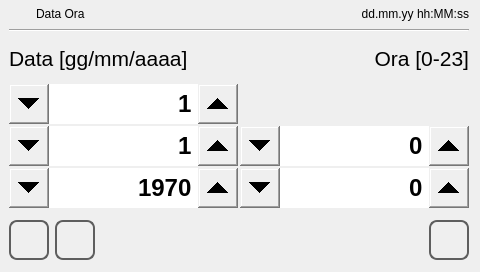
<?xml version="1.0" encoding="UTF-8"?>
<ui version="4.0">
 <class>time_set</class>
 <widget class="QWidget" name="time_set">
  <property name="geometry">
   <rect>
    <x>0</x>
    <y>0</y>
    <width>480</width>
    <height>272</height>
   </rect>
  </property>
  <property name="minimumSize">
   <size>
    <width>0</width>
    <height>0</height>
   </size>
  </property>
  <property name="maximumSize">
   <size>
    <width>16777215</width>
    <height>16777215</height>
   </size>
  </property>
  <property name="windowTitle">
   <string>time_set</string>
  </property>
  <property name="styleSheet">
   <string notr="true">QPushButton
{
	font: 20pt &quot;Ubuntu&quot;;
}

 QSpinBox {
	font: 1000 18pt &quot;Ubuntu&quot;;
 }

 QSpinBox::up-button {
     subcontrol-origin: border;
     subcontrol-position: right center;
     height: 40px;
     width: 40px;
 }

 QSpinBox::up-arrow {
	image: url(:/systemicons/img/Forward.png);
     width: 10px;
     height: 10px;
 }

 QSpinBox::down-button {
     subcontrol-origin: border;
     subcontrol-position: left center;
     height: 40px;
     width: 40px;
}

 QSpinBox::down-arrow {
 	image: url(:/systemicons/img/Back.png);
     width: 10px;
     height: 10px;
 }
</string>
  </property>
  <layout class="QVBoxLayout" name="verticalLayout">
   <property name="spacing">
    <number>2</number>
   </property>
   <property name="leftMargin">
    <number>9</number>
   </property>
   <property name="topMargin">
    <number>2</number>
   </property>
   <property name="bottomMargin">
    <number>2</number>
   </property>
   <item>
    <layout class="QHBoxLayout" name="horizontalLayout">
     <property name="sizeConstraint">
      <enum>QLayout::SetMinimumSize</enum>
     </property>
     <item>
      <widget class="QLabel" name="labelIcon">
       <property name="minimumSize">
        <size>
         <width>25</width>
         <height>25</height>
        </size>
       </property>
       <property name="maximumSize">
        <size>
         <width>25</width>
         <height>25</height>
        </size>
       </property>
       <property name="focusPolicy">
        <enum>Qt::NoFocus</enum>
       </property>
       <property name="styleSheet">
        <string notr="true">border-image: url(:/systemicons/img/Clock.png);</string>
       </property>
       <property name="text">
        <string/>
       </property>
      </widget>
     </item>
     <item>
      <widget class="QLabel" name="labelTitle">
       <property name="sizePolicy">
        <sizepolicy hsizetype="Preferred" vsizetype="Fixed">
         <horstretch>0</horstretch>
         <verstretch>0</verstretch>
        </sizepolicy>
       </property>
       <property name="focusPolicy">
        <enum>Qt::NoFocus</enum>
       </property>
       <property name="text">
        <string>Data Ora</string>
       </property>
      </widget>
     </item>
     <item>
      <widget class="QLabel" name="labelUserName">
       <property name="text">
        <string/>
       </property>
      </widget>
     </item>
     <item>
      <widget class="QLabel" name="labelDataOra">
       <property name="sizePolicy">
        <sizepolicy hsizetype="Preferred" vsizetype="Fixed">
         <horstretch>0</horstretch>
         <verstretch>0</verstretch>
        </sizepolicy>
       </property>
       <property name="focusPolicy">
        <enum>Qt::NoFocus</enum>
       </property>
       <property name="text">
        <string>dd.mm.yy hh:MM:ss</string>
       </property>
       <property name="alignment">
        <set>Qt::AlignRight|Qt::AlignTrailing|Qt::AlignVCenter</set>
       </property>
      </widget>
     </item>
    </layout>
   </item>
   <item>
    <widget class="Line" name="line">
     <property name="orientation">
      <enum>Qt::Horizontal</enum>
     </property>
    </widget>
   </item>
   <item>
    <layout class="QGridLayout" name="gridLayout">
     <property name="verticalSpacing">
      <number>2</number>
     </property>
     <item row="0" column="0">
      <widget class="QLabel" name="labelDataTitle">
       <property name="sizePolicy">
        <sizepolicy hsizetype="Preferred" vsizetype="Minimum">
         <horstretch>0</horstretch>
         <verstretch>0</verstretch>
        </sizepolicy>
       </property>
       <property name="minimumSize">
        <size>
         <width>0</width>
         <height>0</height>
        </size>
       </property>
       <property name="font">
        <font>
         <family>Ubuntu</family>
         <pointsize>16</pointsize>
         <weight>50</weight>
         <italic>false</italic>
         <bold>false</bold>
        </font>
       </property>
       <property name="focusPolicy">
        <enum>Qt::NoFocus</enum>
       </property>
       <property name="text">
        <string>Data [gg/mm/aaaa]</string>
       </property>
      </widget>
     </item>
     <item row="0" column="1">
      <widget class="QLabel" name="labelOraTile">
       <property name="sizePolicy">
        <sizepolicy hsizetype="Minimum" vsizetype="Minimum">
         <horstretch>0</horstretch>
         <verstretch>0</verstretch>
        </sizepolicy>
       </property>
       <property name="minimumSize">
        <size>
         <width>0</width>
         <height>0</height>
        </size>
       </property>
       <property name="font">
        <font>
         <family>Ubuntu</family>
         <pointsize>16</pointsize>
         <weight>50</weight>
         <italic>false</italic>
         <bold>false</bold>
        </font>
       </property>
       <property name="focusPolicy">
        <enum>Qt::NoFocus</enum>
       </property>
       <property name="text">
        <string>Ora [0-23]</string>
       </property>
       <property name="alignment">
        <set>Qt::AlignRight|Qt::AlignTrailing|Qt::AlignVCenter</set>
       </property>
      </widget>
     </item>
     <item row="1" column="0">
      <widget class="QSpinBox" name="spinBoxGiorno">
       <property name="sizePolicy">
        <sizepolicy hsizetype="Expanding" vsizetype="Fixed">
         <horstretch>0</horstretch>
         <verstretch>0</verstretch>
        </sizepolicy>
       </property>
       <property name="minimumSize">
        <size>
         <width>0</width>
         <height>40</height>
        </size>
       </property>
       <property name="maximumSize">
        <size>
         <width>16777215</width>
         <height>40</height>
        </size>
       </property>
       <property name="font">
        <font>
         <family>Ubuntu</family>
         <pointsize>18</pointsize>
         <weight>99</weight>
         <italic>false</italic>
         <bold>true</bold>
        </font>
       </property>
       <property name="focusPolicy">
        <enum>Qt::NoFocus</enum>
       </property>
       <property name="styleSheet">
        <string notr="true"/>
       </property>
       <property name="wrapping">
        <bool>true</bool>
       </property>
       <property name="alignment">
        <set>Qt::AlignRight|Qt::AlignTrailing|Qt::AlignVCenter</set>
       </property>
       <property name="minimum">
        <number>1</number>
       </property>
       <property name="maximum">
        <number>31</number>
       </property>
       <property name="value">
        <number>1</number>
       </property>
      </widget>
     </item>
     <item row="2" column="0">
      <widget class="QSpinBox" name="spinBoxMese">
       <property name="sizePolicy">
        <sizepolicy hsizetype="Expanding" vsizetype="Fixed">
         <horstretch>0</horstretch>
         <verstretch>0</verstretch>
        </sizepolicy>
       </property>
       <property name="minimumSize">
        <size>
         <width>0</width>
         <height>40</height>
        </size>
       </property>
       <property name="maximumSize">
        <size>
         <width>16777215</width>
         <height>40</height>
        </size>
       </property>
       <property name="font">
        <font>
         <family>Ubuntu</family>
         <pointsize>18</pointsize>
         <weight>99</weight>
         <italic>false</italic>
         <bold>true</bold>
        </font>
       </property>
       <property name="focusPolicy">
        <enum>Qt::NoFocus</enum>
       </property>
       <property name="wrapping">
        <bool>true</bool>
       </property>
       <property name="alignment">
        <set>Qt::AlignRight|Qt::AlignTrailing|Qt::AlignVCenter</set>
       </property>
       <property name="minimum">
        <number>1</number>
       </property>
       <property name="maximum">
        <number>12</number>
       </property>
       <property name="value">
        <number>1</number>
       </property>
      </widget>
     </item>
     <item row="3" column="0">
      <widget class="QSpinBox" name="spinBoxAnno">
       <property name="sizePolicy">
        <sizepolicy hsizetype="Expanding" vsizetype="Fixed">
         <horstretch>0</horstretch>
         <verstretch>0</verstretch>
        </sizepolicy>
       </property>
       <property name="minimumSize">
        <size>
         <width>0</width>
         <height>40</height>
        </size>
       </property>
       <property name="maximumSize">
        <size>
         <width>16777215</width>
         <height>40</height>
        </size>
       </property>
       <property name="font">
        <font>
         <family>Ubuntu</family>
         <pointsize>18</pointsize>
         <weight>99</weight>
         <italic>false</italic>
         <bold>true</bold>
        </font>
       </property>
       <property name="focusPolicy">
        <enum>Qt::NoFocus</enum>
       </property>
       <property name="styleSheet">
        <string notr="true"/>
       </property>
       <property name="wrapping">
        <bool>true</bool>
       </property>
       <property name="alignment">
        <set>Qt::AlignRight|Qt::AlignTrailing|Qt::AlignVCenter</set>
       </property>
       <property name="maximum">
        <number>3000</number>
       </property>
       <property name="value">
        <number>1970</number>
       </property>
      </widget>
     </item>
     <item row="3" column="1">
      <widget class="QSpinBox" name="spinBoxMinuti">
       <property name="sizePolicy">
        <sizepolicy hsizetype="Expanding" vsizetype="Fixed">
         <horstretch>0</horstretch>
         <verstretch>0</verstretch>
        </sizepolicy>
       </property>
       <property name="minimumSize">
        <size>
         <width>0</width>
         <height>40</height>
        </size>
       </property>
       <property name="maximumSize">
        <size>
         <width>16777215</width>
         <height>40</height>
        </size>
       </property>
       <property name="font">
        <font>
         <family>Ubuntu</family>
         <pointsize>18</pointsize>
         <weight>99</weight>
         <italic>false</italic>
         <bold>true</bold>
        </font>
       </property>
       <property name="focusPolicy">
        <enum>Qt::NoFocus</enum>
       </property>
       <property name="wrapping">
        <bool>true</bool>
       </property>
       <property name="alignment">
        <set>Qt::AlignRight|Qt::AlignTrailing|Qt::AlignVCenter</set>
       </property>
       <property name="maximum">
        <number>59</number>
       </property>
      </widget>
     </item>
     <item row="2" column="1">
      <widget class="QSpinBox" name="spinBoxOre">
       <property name="sizePolicy">
        <sizepolicy hsizetype="Expanding" vsizetype="Fixed">
         <horstretch>0</horstretch>
         <verstretch>0</verstretch>
        </sizepolicy>
       </property>
       <property name="minimumSize">
        <size>
         <width>0</width>
         <height>40</height>
        </size>
       </property>
       <property name="maximumSize">
        <size>
         <width>16777215</width>
         <height>40</height>
        </size>
       </property>
       <property name="font">
        <font>
         <family>Ubuntu</family>
         <pointsize>18</pointsize>
         <weight>99</weight>
         <italic>false</italic>
         <bold>true</bold>
        </font>
       </property>
       <property name="focusPolicy">
        <enum>Qt::NoFocus</enum>
       </property>
       <property name="wrapping">
        <bool>true</bool>
       </property>
       <property name="alignment">
        <set>Qt::AlignRight|Qt::AlignTrailing|Qt::AlignVCenter</set>
       </property>
       <property name="maximum">
        <number>23</number>
       </property>
      </widget>
     </item>
    </layout>
   </item>
   <item>
    <layout class="QHBoxLayout" name="horizontalLayout_3">
     <property name="spacing">
      <number>6</number>
     </property>
     <item>
      <widget class="QPushButton" name="pushButton">
       <property name="minimumSize">
        <size>
         <width>40</width>
         <height>40</height>
        </size>
       </property>
       <property name="maximumSize">
        <size>
         <width>40</width>
         <height>40</height>
        </size>
       </property>
       <property name="focusPolicy">
        <enum>Qt::NoFocus</enum>
       </property>
       <property name="styleSheet">
        <string notr="true">QPushButton
{
border: 2px solid  rgb(94, 94, 94);
border-radius: 8px;
qproperty-icon: url(:/systemicons/img/Home.png);
qproperty-iconSize: 24px 24px;
qproperty-focusPolicy: NoFocus;
}
QPushButton:pressed
{
border: 2px solid  rgb(194, 194, 194);
background-color:  rgb(255, 255, 127);
}
QPushButton:disabled
{
border: 2px solid  rgb(194, 194, 194);
}
</string>
       </property>
       <property name="text">
        <string/>
       </property>
      </widget>
     </item>
     <item>
      <widget class="QPushButton" name="pushButton_2">
       <property name="minimumSize">
        <size>
         <width>40</width>
         <height>40</height>
        </size>
       </property>
       <property name="maximumSize">
        <size>
         <width>40</width>
         <height>40</height>
        </size>
       </property>
       <property name="focusPolicy">
        <enum>Qt::NoFocus</enum>
       </property>
       <property name="styleSheet">
        <string notr="true">QPushButton
{
border: 2px solid  rgb(94, 94, 94);
border-radius: 8px;
qproperty-icon: url(:/systemicons/img/Go_back.png);
qproperty-iconSize: 24px 24px;
qproperty-focusPolicy: NoFocus;
}
QPushButton:pressed
{
border: 2px solid  rgb(194, 194, 194);
background-color:  rgb(255, 255, 127);
}
QPushButton:disabled
{
border: 2px solid  rgb(194, 194, 194);
}
</string>
       </property>
       <property name="text">
        <string/>
       </property>
      </widget>
     </item>
     <item>
      <spacer name="horizontalSpacer">
       <property name="minimumSize">
        <size>
         <width>0</width>
         <height>60</height>
        </size>
       </property>
       <property name="maximumSize">
        <size>
         <width>16777215</width>
         <height>60</height>
        </size>
       </property>
       <property name="focusPolicy">
        <enum>Qt::NoFocus</enum>
       </property>
       <property name="orientation">
        <enum>Qt::Horizontal</enum>
       </property>
       <property name="sizeHint" stdset="0">
        <size>
         <width>40</width>
         <height>57</height>
        </size>
       </property>
      </spacer>
     </item>
     <item>
      <widget class="QPushButton" name="pushButtonOk">
       <property name="minimumSize">
        <size>
         <width>40</width>
         <height>40</height>
        </size>
       </property>
       <property name="maximumSize">
        <size>
         <width>40</width>
         <height>40</height>
        </size>
       </property>
       <property name="focusPolicy">
        <enum>Qt::NoFocus</enum>
       </property>
       <property name="styleSheet">
        <string notr="true">QPushButton
{
border: 2px solid  rgb(94, 94, 94);
border-radius: 8px;
qproperty-icon: url(:/systemicons/img/OK.png);
qproperty-iconSize: 24px 24px;
qproperty-focusPolicy: NoFocus;
}
QPushButton:pressed
{
border: 2px solid  rgb(194, 194, 194);
background-color:  rgb(255, 255, 127);
}
QPushButton:disabled
{
border: 2px solid  rgb(194, 194, 194);
}
</string>
       </property>
       <property name="text">
        <string/>
       </property>
      </widget>
     </item>
    </layout>
   </item>
  </layout>
 </widget>
 <resources/>
 <connections/>
</ui>
